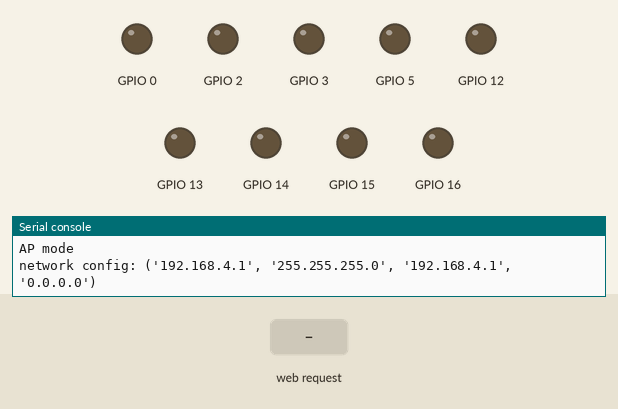
The program below on a simulated ESP8266 board running MicroPython. Shown: output pins drawn as LEDs (lit = HIGH), the last lines printed to the serial console. Inputs (shaded band) come from the test bench. The board's own WiFi access point starts at once.

Above: at 1.2 s.
1.3 s: HTTP request GET /?gpio0=False received
At 2.4 s:
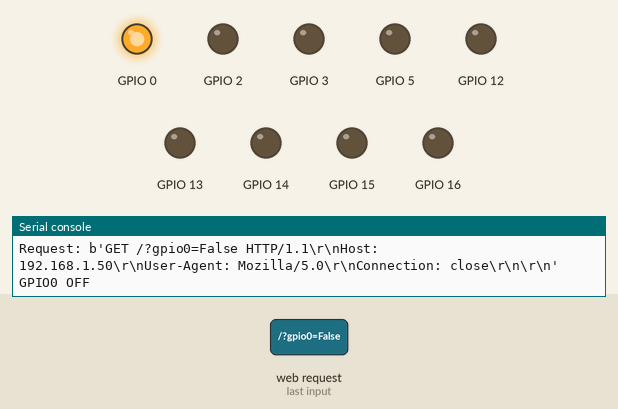
2.8 s: HTTP request GET /?gpio2=False received
At 3.5 s:
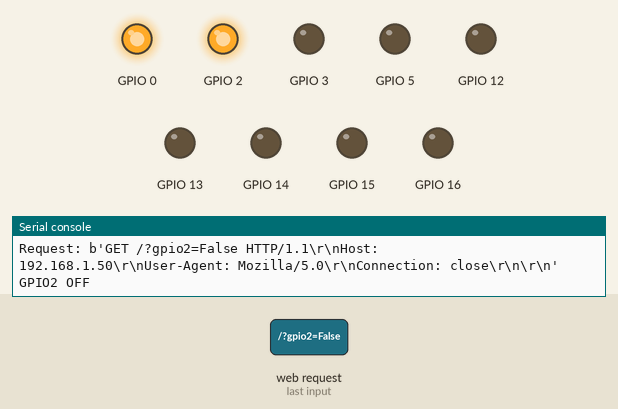
4.3 s: HTTP request GET /?gpio0=True received
At 4.6 s:
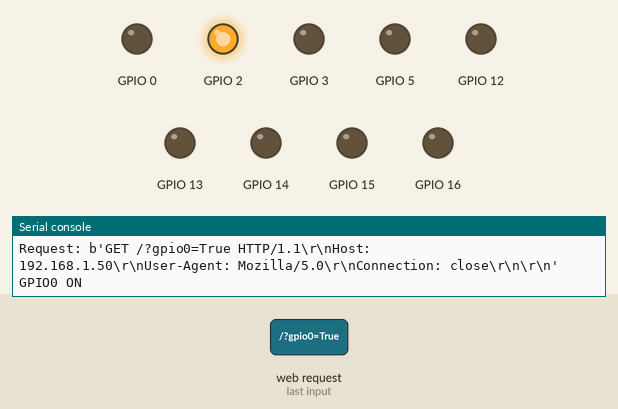
5.8 s: HTTP request GET /?gpio3=False received
At 7.0 s:
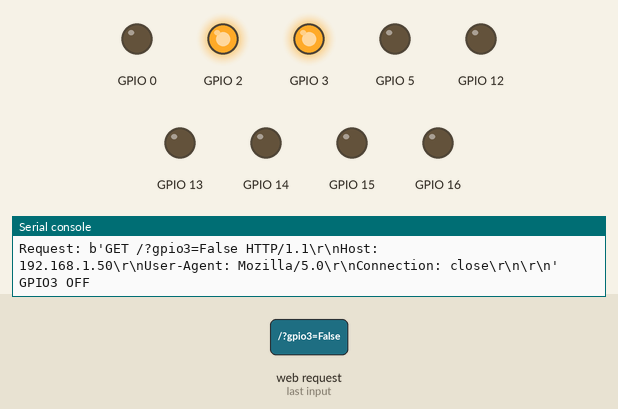
7.3 s: HTTP request GET /?gpio2=True received
At 8.1 s:
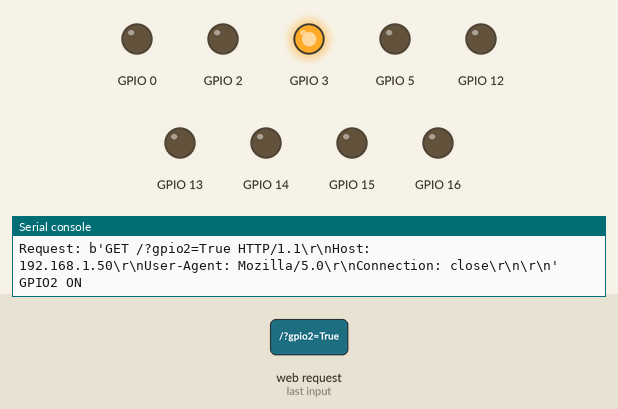
8.8 s: HTTP request GET /?gpio5=False received
At 9.3 s:
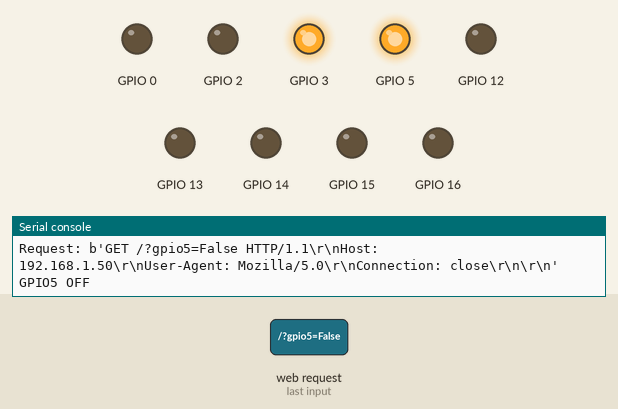
Timing chart, 0 to 11.3 s (numbered marks = the images above; inputs shaded):
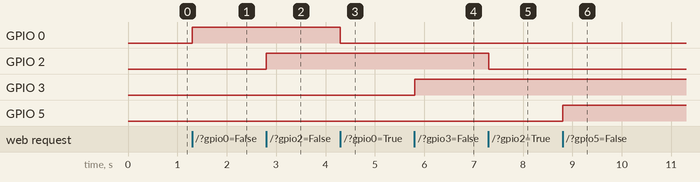

Measured:
- after the input at 1.3 s, GPIO 0: LOW → HIGH at once
- after the input at 2.8 s, GPIO 2: LOW → HIGH at once
- after the input at 4.3 s, GPIO 0: HIGH → LOW at once
- after the input at 5.8 s, GPIO 3: LOW → HIGH at once
- after the input at 7.3 s, GPIO 2: HIGH → LOW at once
- after the input at 8.8 s, GPIO 5: LOW → HIGH at once

The program:

esp8266-server.py
```python
import usocket as socket
from machine import Pin
import network
import esp
import gc

def connect(essid,pw,ap):
    import network
    if ap==False:
        print('STA mode')
        wlan = network.WLAN(network.STA_IF)
        wlan.active(True)
        if not wlan.isconnected():
            print('connecting to network...')
            wlan.connect(essid,pw)
            while not wlan.isconnected():
                pass
        print('network config:', wlan.ifconfig())
    else:
        print('AP mode')
        ap = network.WLAN(network.AP_IF)
        ap.config(essid=essid, password=pw)
        ap.active(True)
        while ap.active() == False:
          pass
        print('network config:', ap.ifconfig())

def html():
  gpio0=Pin(0, Pin.OUT).value()==0
  gpio2=Pin(2, Pin.OUT).value()==0
  gpio3=Pin(3, Pin.OUT).value()==0
  gpio5=Pin(5, Pin.OUT).value()==0
  gpio12=Pin(12, Pin.OUT).value()==0
  gpio13=Pin(13, Pin.OUT).value()==0
  gpio14=Pin(14, Pin.OUT).value()==0
  gpio15=Pin(15, Pin.OUT).value()==0
  gpio16=Pin(16, Pin.OUT).value()==0
  states=[gpio0,gpio2,gpio3,gpio5]
  html = """<html><head>
    <title>ESP Web Server</title> <meta name="viewport" content="width=device-width, initial-scale=1">
    <link rel="icon" href="data:,"> <style>html{font-family: Calibri; display:inline-block; margin: 0px auto;}
    h1{color: #0F3376}
    p{font-size: 1.5rem;}
    button{background-color: #f0644c; border: none; border-radius: 12px; color: white; padding: 15px 30px; font-size: 20px; margin: 0px; cursor: pointer;}
    .False{background-color:  #34ec37;}</style></head>
    <body>
    <h1>ESP 8266 GPIO states</h1>
    <table>
    <tr><th>GPIO 0 is<br><strong>""" + str(states[0]) + """</strong></th>
        <th>GPIO 2 is<br><strong>""" + str(states[1]) + """</strong></th>
        <th>GPIO 3 is<br><strong>""" + str(states[2]) + """</strong></th>
        <th>GPIO 5 is<br><strong>""" + str(states[3]) + """</strong></th>
    </tr>
    <tr><td><p><a href="/?gpio0=""" + str(states[0]==False) + """"><button class=" """ + str(states[0]==False) + """">0</p></a></button></td>
        <td><p><a href="/?gpio2=""" + str(states[1]==False) + """"><button class=" """ + str(states[1]==False) + """">2</p></a></button></td>
        <td><p><a href="/?gpio3=""" + str(states[2]==False) + """"><button class=" """ + str(states[2]==False) + """">3</p></a></button></td>
        <td><p><a href="/?gpio5=""" + str(states[3]==False) + """"><button class=" """ + str(states[3]==False) + """">5</p></a></button></td>
    </tr>
    </table>
    </body></html>"""
  return html

esp.osdebug(None)
gc.collect()
ssid = 'ESP8266'
pw =   '123456789'
connect(ssid, pw, ap=True)

s = socket.socket(socket.AF_INET, socket.SOCK_STREAM)
s.bind(('', 80))
s.listen(5)

while True:
  conn, addr = s.accept()
  print('Connection: %s' % str(addr))

  request = conn.recv(1024)
  request = str(request)
  print('Request: %s' % request)

  if request.find('/?gpio0=True') == 6:
    print('GPIO0 ON')
    Pin(0, Pin.OUT).value(0)
  if request.find('/?gpio0=False')== 6:
    print('GPIO0 OFF')
    Pin(0, Pin.OUT).value(1)

  if request.find('/?gpio2=True') == 6:
    print('GPIO2 ON')
    Pin(2, Pin.OUT).value(0)
  if request.find('/?gpio2=False')== 6:
    print('GPIO2 OFF')
    Pin(2, Pin.OUT).value(1)

  if request.find('/?gpio3=True') == 6:
    print('GPIO3 ON')
    Pin(3, Pin.OUT).value(0)
  if request.find('/?gpio3=False')== 6:
    print('GPIO3 OFF')
    Pin(3, Pin.OUT).value(1)

  if request.find('/?gpio5=True') == 6:
    print('GPIO5 ON')
    Pin(5, Pin.OUT).value(0)
  if request.find('/?gpio5=False')== 6:
    print('GPIO5 OFF')
    Pin(5, Pin.OUT).value(1)

  response = html()
  conn.send('HTTP/1.1 200 OK\n')
  conn.send('Content-Type: text/html\n')
  conn.send('Connection: close\n\n')
  conn.sendall(response)
  conn.close()
```
